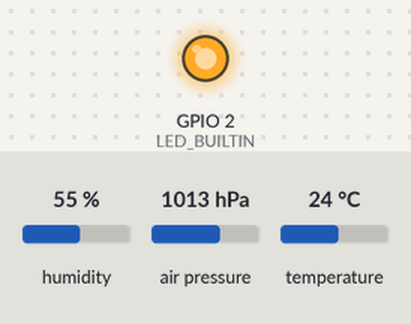
A sketch run on a simulated ESP8266 (NodeMCU). On the bench: output pins drawn as LEDs (lit = HIGH, except the on-board LED, lit = LOW). Inputs (shaded band) come from the test bench; at power-on: humidity 55 %, air pressure 1013 hPa, temperature 24 °C. WiFi joins after 1.5 s; servers stay silent unless stated; uploads are accepted with an empty reply; what the sketch prints to the serial monitor is not drawn.

Above: at 0.1 s.
At 61.3 s:
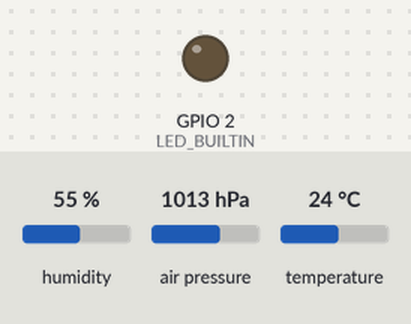
Timing chart, 0 to 124.9 s (numbered marks = the images above):
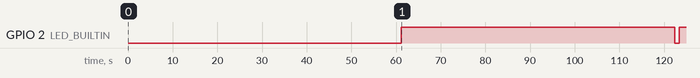

The sketch:

ESP32_Note32Lite_BME280.ino
```cpp
// (licence header left out)
#ifdef ESP32
  #include <WiFi.h>
  #include <HTTPClient.h>
#else
  #include <ESP8266WiFi.h>
  #include <ESP8266HTTPClient.h>
  #include <WiFiClient.h>
#endif

#include <Wire.h>
#include <Adafruit_Sensor.h>
#include <Adafruit_BME280.h>

const char* ssid = "tono.io";
const char* password = "0863741677";

//const char* ssid = "The Seed";
//const char* password = "theseed2015";

//Your Domain name with URL path or IP address with path
const char* serverName = "http://tonofarm.herokuapp.com/esp-post-data.php";

// Keep this API Key value to be compatible with the PHP code provided in the project page.
// If you change the apiKeyValue value, the PHP file /esp-post-data.php also needs to have the same key
String apiKeyValue = "tonofarm.io";
String sensorName = "BME280";
String sensorLocation = "13.7868709,100.5457628";

/*#include <SPI.h>
#define BME_SCK 18
#define BME_MISO 19
#define BME_MOSI 23
#define BME_CS 5*/

#define SEALEVELPRESSURE_HPA (1013.25)

Adafruit_BME280 bme;  // I2C
//Adafruit_BME280 bme(BME_CS);  // hardware SPI
//Adafruit_BME280 bme(BME_CS, BME_MOSI, BME_MISO, BME_SCK);  // software SPI

// the following variables are unsigned longs because the time, measured in
// milliseconds, will quickly become a bigger number than can be stored in an int.
unsigned long lastTime = 0;
// Timer set to 10 minutes (600000)
//unsigned long timerDelay = 600000;
// Set timer to 30 seconds (30000)
unsigned long timerDelay = 60000;

void setup() {
  Serial.begin(115200);
  pinMode(LED_BUILTIN, OUTPUT);

  WiFi.begin(ssid, password);
  Serial.println("Connecting");
  while(WiFi.status() != WL_CONNECTED) {
    delay(500);
    Serial.print(".");
  }
  Serial.println("");
  Serial.print("Connected to WiFi network with IP Address: ");
  Serial.println(WiFi.localIP());

  // (you can also pass in a Wire library object like &Wire2)
  bool status = bme.begin(0x76);
  if (!status) {
    Serial.println("Could not find a valid BME280 sensor, check wiring or change I2C address!");
    while (1);
  }

  Serial.println("Timer set to 30 seconds (timerDelay variable), it will take 30 seconds before publishing the first reading.");
}

void loop() {
  //Send an HTTP POST request every 10 minutes
  if ((millis() - lastTime) > timerDelay) {
    //Check WiFi connection status
    if(WiFi.status()== WL_CONNECTED){
      HTTPClient http;

      // Your Domain name with URL path or IP address with path
      http.begin(serverName);

      // Specify content-type header
      http.addHeader("Content-Type", "application/x-www-form-urlencoded");

      // Prepare your HTTP POST request data
      String httpRequestData = "api_key=" + apiKeyValue + "&sensor=" + sensorName
                            + "&location=" + sensorLocation + "&value1=" + String(bme.readTemperature())
                            + "&value2=" + String(bme.readHumidity()) + "&value3=" + String(bme.readPressure()/100.0F) + "";
      Serial.print("httpRequestData: ");
      Serial.println(httpRequestData);

      // You can comment the httpRequestData variable above
      // then, use the httpRequestData variable below (for testing purposes without the BME280 sensor)
      //String httpRequestData = "api_key=tPmAT5Ab3j7F9&sensor=BME280&location=Office&value1=24.75&value2=49.54&value3=1005.14";

      // Send HTTP POST request
      int httpResponseCode = http.POST(httpRequestData);

      // Show Connect Status
      digitalWrite(LED_BUILTIN, LOW);   // turn the LED on (HIGH is the voltage level)
      delay(1000);

      // If you need an HTTP request with a content type: text/plain
      //http.addHeader("Content-Type", "text/plain");
      //int httpResponseCode = http.POST("Hello, World!");

      // If you need an HTTP request with a content type: application/json, use the following:
      //http.addHeader("Content-Type", "application/json");
      //int httpResponseCode = http.POST("{\"value1\":\"19\",\"value2\":\"67\",\"value3\":\"78\"}");

      if (httpResponseCode>0) {
        Serial.print("HTTP Response code: ");
        Serial.println(httpResponseCode);
      }
      else {
        Serial.print("Error code: ");
        Serial.println(httpResponseCode);
      }
      // Free resources
      http.end();
      digitalWrite(LED_BUILTIN, HIGH);
      delay(1000);
    }
    else {
      Serial.println("WiFi Disconnected");
    }
    lastTime = millis();
  }
}
```

Measured:
- by itself, GPIO 2 (LED_BUILTIN): LOW → HIGH at 61.2 s, → LOW 61.2 s later, → HIGH 1.0 s later
